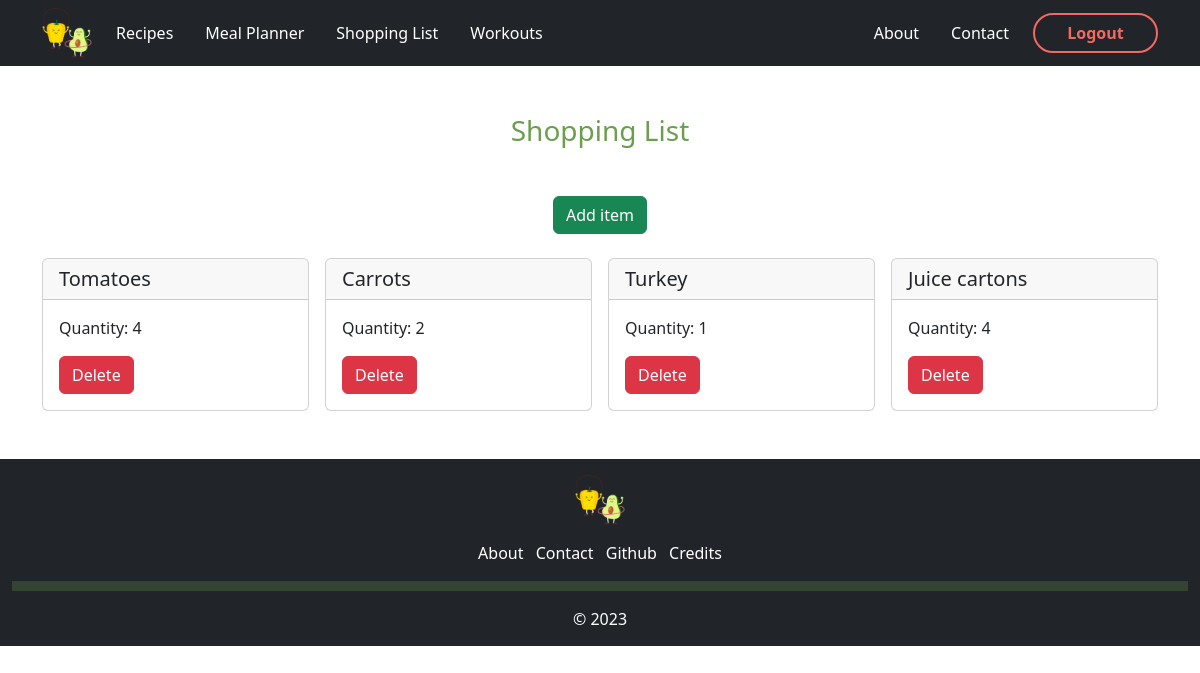
Before: /shopping (signed in) with the older database file.
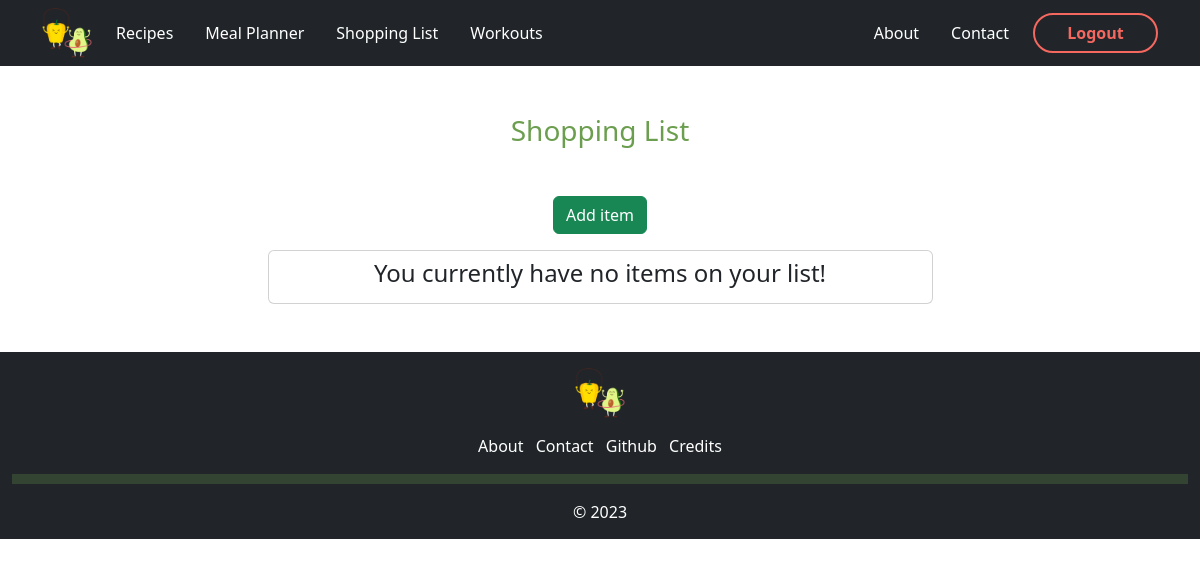
After: the same page with the newer database file.
### app/models.py (models this page shows, shortened)
class ShoppingList(db.Model):
    item_id = db.Column(db.Integer, nullable = False, primary_key = True)
    user_id = db.Column(db.Integer, db.ForeignKey('user.id'), nullable=False)
    name = db.Column(db.String(255), nullable = False)
    quantity = db.Column(db.Integer, nullable = False)
    date_added = db.Column(db.DateTime, nullable = False, default = datetime.utcnow)

### app/routes.py (the view)
@app.route('/shopping')
@login_required
def shopping():
    title = "Shopping"
    css_file = "shopping.css"
    shop = ShoppingList.query.filter_by(user_id=current_user.id).all()
    return render_template("shopping.html", title = title, css_file = css_file, shoplist = shop)

### app/models.py (called while the page is built)
@login_manager.user_loader
def load_user(user_id):
    return User.query.get(user_id)

### app/templates/shopping.html
{% extends "base.html" %}
{% block content %}
<div class="container-sm">
    <div class="text-center my-5 green-font">
        <h3>Shopping List</h3>
    </div>
    <div>
        {% if shoplist|length < 1 %} <div class="d-flex mb-3 justify-content-center">
            <a class="btn btn-success" href="{{url_for('addItem')}}">Add item</a>
    </div>
</div>
<div class="row mb-5 d-flex justify-content-center">
    <div class="card col-7 py-2 text-center">
        <h4>You currently have no items on your list!</h4>
    </div>
    {% else %}
    <div class="d-flex justify-content-center">
        <a class="btn btn-success" href="{{url_for('addItem')}}">Add item</a>
    </div>
    <div class="row mb-5 mt-2 g-3">
        {% for item in shoplist %}
        <div class="col-md-3 col-sm-12">
            <div class="card">
                <h5 class="card-header">{{ item.name }}</h5>
                <div class="card-body">
                    <p class="card-text">Quantity: {{ item.quantity }}</p>
                    <a href="{{ url_for('deleteItem', itemnumber=item.item_id) }}" class="btn btn-danger">Delete</a>
                </div>
            </div>
        </div>
        {% endfor %}
    </div>
    {% endif %}
</div>
</div>
{% endblock %}

### app/templates/base.html (shortened to what this page needs)
<!DOCTYPE html>
<html lang="en">
<head>
    <link href="https://cdn.jsdelivr.net/npm/bootstrap@5.3.0-alpha1/dist/css/bootstrap.min.css" rel="stylesheet"
>
    {% if css_file %}
    <link rel="stylesheet" href="{{ url_for('static', filename='../static/css/' ~ css_file) }}">
    {% endif %}
</head>
<body>
    <nav class="navbar navbar-expand-lg sticky-top navbar-dark bg-dark">
        <div class="container-xl">
            <a href="{{ url_for('home') }}">
                <img src="{{ url_for('static', filename='/images/logo.png') }}" class="logo" alt="AvoCardio logo">
            </a>
            <div class="collapse navbar-collapse" id="navlist">
                <div class="navbar-nav ms-3">
                    <a class="nav-link me-3 links" href="{{ url_for('recipes') }}"></i>Recipes</a>
                    <a class="nav-link me-3 links" href="{{ url_for('meal') }}"></i>Meal Planner</a>
                    <a class="nav-link me-3 links" href="{{ url_for('shopping') }}"></i>Shopping List</a>
                    <a class="nav-link me-3 links" href="{{ url_for('workout') }}"></i>Workouts</a>
                </div>
                {% if current_user.is_authenticated %}
                <div class="navbar-nav ms-auto">
                    <a class="nav-link ms-3 links" href="{{ url_for('about') }}"></i>About</a>
                    <a class="nav-link ms-3 links" href="{{ url_for('contact') }}"></i>Contact</a>
                </div>
                <a class="logout-btn ms-3" href="{{ url_for('logout') }}">Logout</a>
                {% endif %}
            </div>
        </div>
    </nav>
    {% block content %}
    {% endblock %}
    <div class="container-fluid bg-dark" id="footer-section">
        <div class="text-center py-3">
            <a href="{{ url_for('home') }}">
                <img src="{{ url_for('static', filename='/images/logo.png') }}" class="logo" alt="AvoCardio logo">
            </a>
        </div>
        <div class="text-center">
            <a class="links me-2" href="{{ url_for('about') }}"></i>About</a>
            <a class="links me-2" href="{{ url_for('contact') }}"></i>Contact</a>
            <a class="links" href="https://github.com/Brian1226/AvoCardio"></i>Github</a>
            <a class="links ms-2" href="#"></i>Credits</a>
        </div>
        <hr>
        <p>&copy; 2023</p>
    </div>
</body>
</html>

### app/static/css/shopping.css (style rules this page uses)
.logo { width: 50px; height: 50px; }
.logout-btn { display: flex; flex-direction: row; justify-content: center; align-items: center; text-decoration: none; color: rgb(245, 104, 96); font-weight: bold; width: 125px; height: 40px; border: 2px solid rgb(245, 104, 96); border-radius: 30px; }
.green-font { color: #6C9E4F }
.links { color: #FFFFFF; text-decoration: none; cursor: pointer; }
#footer-section hr { border: 5px solid #6C9E4F; }
#footer-section p { color: #FFFFFF; text-align: center; margin-bottom: 0; padding-bottom: 15px; min-width: 100%; }

Changed rows visible on the page:
removed ShoppingList: name "Tomatoes", quantity "4"
removed ShoppingList: name "Carrots", quantity "2"
removed ShoppingList: name "Turkey", quantity "1"
removed ShoppingList: name "Juice cartons", quantity "4"
Other visible differences:
text now shown: "You currently have no items on your list!"
